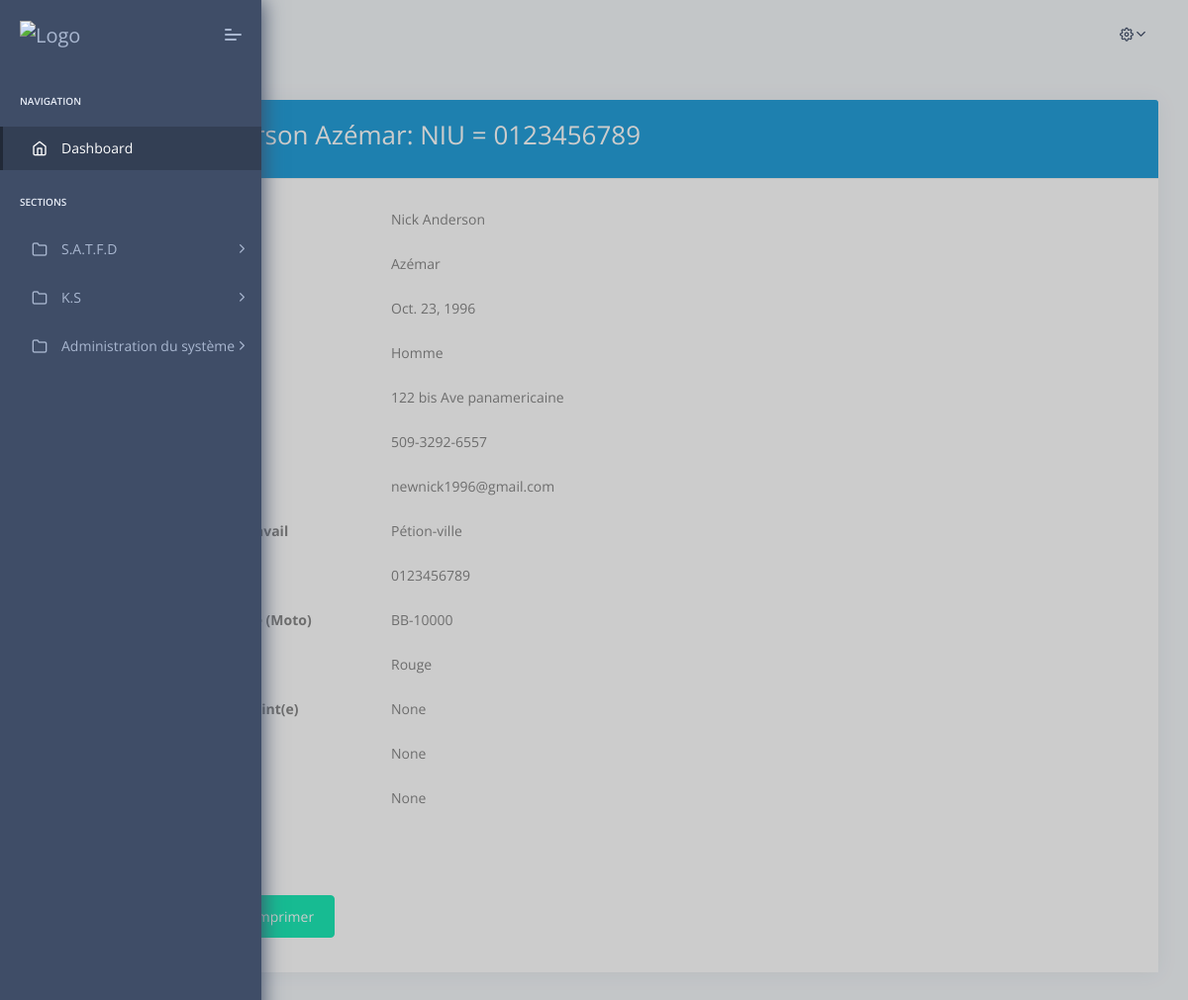
The page /dashboard/satfd/personne/afficher_details/5 (signed in) on the database its author committed.
### satfd/models.py (models this page shows, shortened)
class Personne(models.Model):
    id = models.AutoField(primary_key = True)
    utilisateur = models.OneToOneField(User,
                                on_delete=models.CASCADE,
                                help_text='', null =True)
    prenom = models.CharField(max_length=254,  null =True)
    nom = models.CharField(max_length=254,  null =True)
    naissance = models.DateField(
                              default=datetime.now, blank=True
                              )
    sexe = models.CharField('Sexe',
                                   max_length=50,
                                   choices=sexe_Type,
                                   null=True)
    adresse = models.CharField(max_length=254,  null =True)
    telephone = models.CharField('Numéro de téléphone',max_length=254, unique=True, default ='', null =True)
    email = models.CharField('Email',max_length=254, unique=True, default ='', null =True)
    lieu_de_travail = models.ForeignKey( Lieu_de_travail ,
                                      on_delete=models.SET_NULL,
                                      help_text='',
                                      null = True)
    id_number = models.CharField('NIU',max_length=254, unique=True, default ='', null =True)
    id_plaque = models.CharField('Numéro de plaques',max_length=254, unique=True, default ='', null =True)
    gilet_couleur = models.ForeignKey( Gilet_couleur ,
                                      on_delete=models.SET_NULL,
                                      help_text='',
                                      null = True)
    conjoint = models.CharField('NIU du/de la conjoint(e)',max_length=254, unique=True, default ='', null =True)
    pere_cin_nif = models.CharField('NIU du père',max_length=254, default ='', null =True)
    mere_cin_nif = models.CharField('NIU de la mère',max_length=254, default ='', null =True)
    statut = models.CharField('Statut',
                                   max_length=50,
                                   choices=statut_personne,
                                   null=True)
    date_created = models.DateField(
                              default=datetime.now, blank=True
                              )
    created_by = models.CharField(max_length=500, null =True)
    date_modified = models.DateField(null =True)
    modified_by= models.CharField(max_length=500, null =True)
    class Meta:
        ordering = ('date_created',)
        permissions = ( ("Personne_voir", "SATFD: voir"),
                        ("Personne_voir_inactif", "SATFD: voir inactif"),
                        ("Personne_voir_details", "SATFD: voir details"),
                        ("Personne_ajouter", "SATFD: ajouter"),
                        ("Personne_modifier", "SATFD: modifier"),
                        ("Personne_activer", "SATFD: activer"),
                        ("Personne_desactiver", "SATFD: desactiver"),
                        ("Personne_supprimer", "SATFD: supprimer"),
        )

class Lieu_de_travail(models.Model):
    id = models.AutoField(primary_key = True)
    nom = models.CharField(max_length=254, unique=True, null =True)
    date_created = models.DateField(
                              default=datetime.now, blank=True
                              )
    created_by = models.CharField(max_length=500, null =True)
    date_modified = models.DateField(null =True)
    modified_by= models.CharField(max_length=500, null =True)
    class Meta:
        ordering = ('date_created',)
        permissions = ( ("Station_lieu_de_travail_voir", "SATFD: voir"),
                        ("Station_lieu_de_travail_voir_inactif", "SATFD: voir inactif"),
                        ("Station_lieu_de_travail_voir_details", "SATFD: voir details"),
                        ("Station_lieu_de_travail_ajouter", "SATFD: ajouter"),
                        ("Station_lieu_de_travail_modifier", "SATFD: modifier"),
                        ("Station_lieu_de_travail_activer", "SATFD: activer"),
                        ("Station_lieu_de_travail_desactiver", "SATFD: desactiver"),
                        ("Station_lieu_de_travail_supprimer", "SATFD: supprimer"),
        )
    def __str__(self):
        return '{0}'.format(self.nom)

class Gilet_couleur(models.Model):
    id = models.AutoField(primary_key = True)
    couleur = models.CharField(max_length=254, unique=True, null =True)
    date_created = models.DateField(
                              default=datetime.now, blank=True
                              )
    created_by = models.CharField(max_length=500, null =True)
    date_modified = models.DateField(null =True)
    modified_by= models.CharField(max_length=500, null =True)
    class Meta:
        ordering = ('date_created',)
        permissions = ( ("Gilet_couleur_voir", "SATFD: voir"),
                        ("Gilet_couleur_voir_inactif", "SATFD: voir inactif"),
                        ("Gilet_couleur_voir_details", "SATFD: voir details"),
                        ("Gilet_couleur_ajouter", "SATFD: ajouter"),
                        ("Gilet_couleur_modifier", "SATFD: modifier"),
                        ("Gilet_couleur_activer", "SATFD: activer"),
                        ("Gilet_couleur_desactiver", "SATFD: desactiver"),
                        ("Gilet_couleur_supprimer", "SATFD: supprimer"),
        )
    def __str__(self):
        return '{0}'.format(self.couleur)

### satfd/custom_decorators.py (the view)
        def wrap(request, *args, **kwargs):
            if  request.user.is_staff == False:
                return redirect('dashboard-login')
            if  request.user.is_authenticated:
                return view_func(request, *args, **kwargs)
            else:
                return redirect('dashboard-login')

### templates/satfd/dashboard/registre/personne/afficher_details.html (shortened to what this page needs)
{% extends 'satfd/dashboard/partials/base.html' %}
{% block content %}
{% load static %}
  <section class="pcoded-main-container" >
      <div class="pcoded-wrapper">
          <div class="pcoded-content">
              <div class="pcoded-inner-content">
                  <div class="page-header">
                      <div class="page-block">
                          <div class="row align-items-center">
                              <div class="col-md-12">
                              </div>
                          </div>
                      </div>
                  </div>
                  <div class="main-body" id="to_print">
                      <div class="page-wrapper">
                          <div class="row">
                               <div  class="col-sm-12">
                                 <div class="card">
                                     <div class="card-header" style="background-color:#25A0DA ;">
                                         <h3 style="color: white;">{{title}}</h3>
                                     </div>
                                       <div class="card-body">
                                         <form>
                                           {% for field in form %}
                                           <dl class="dl-horizontal row">
                                             {% if field.field.required %}
                                             <dt class="col-sm-3">{{ field.label }}</dt>
                                             <dd class="col-sm-9">{{ field.initial }}</dd>
                                             {% endif%}
                                          </dl>
                                           {% endfor %}
                                         </form>
                                            <a href="{% url 'dashboard-satfd-personne-afficher' %}" id="exclude" class="btn btn-primary btn-sm">Retour</a>
                                            <button id="exclude" type="button" class="btn btn-success btn-sm" onclick="printJS({
                                              printable: 'to_print',
                                              type: 'html',
                                              header:'<center><h1>Solidarite Ak Ti Fanmi Dessalines </h1><h1> Ak </h1> <h1>Kredi Solidè </h1> </center>',
                                              targetStyles: ['*'],
                                              ignoreElements:['exclude',],
                                              })">Imprimer</button>
                                       </div>
                                   </div>
                               </div>
                          </div>
                      </div>
                  </div>
              </div>
          </div>
      </div>
  </section>
{% endblock %}

### rows shown on the page
Personne: initial "Nick Anderson" "Azémar" "Oct. 23, 1996" "Homme" "122 bis Ave panamericaine" "509-3292-6557" "newnick1996@gmail.com" "0123456789" "BB-10000"
Lieu_de_travail: initial "Pétion-ville"
Gilet_couleur: initial "Rouge"

### other values the page prints
{{ title }} "Nick Anderson Azémar: NIU = 0123456789"
{{ field.initial }} "None" "None" "None"
